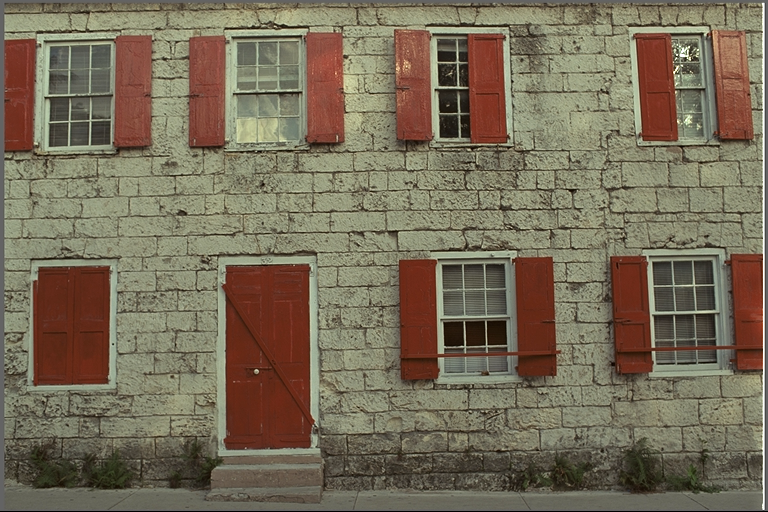
#> input picture data/dataset_fanny/kodim01.png, 768 x 512 px; its folder holds 4 pictures in this run
$ python build_mosaic.py
#> lines starting #> are read from the running program, lines starting #| are printed output that depends on the picture
"""Arma mosaicos de imagenes Kodak de distintos tamanos para las pruebas de rendimiento."""
import argparse
import glob
import os

from PIL import Image


def main():
    ap = argparse.ArgumentParser()
    ap.add_argument("--data", default="data/dataset_fanny")
    ap.add_argument("--outdir", default="data/scaled")
    ap.add_argument("--grids", nargs="+", default=["1x1", "2x2", "4x3", "6x4"], help="formato COLUMNASxFILAS")
    a = ap.parse_args()

    archivos = sorted(glob.glob(os.path.join(a.data, "*.png")))
    if not archivos:
        raise SystemExit(f"No hay imagenes PNG en {a.data}")

    tiles = []
    for f in archivos:
        im = Image.open(f).convert("RGB")
#> im is the input picture: PIL image 768x512 RGB; mean R, G, B 119.8, 108.7, 88.4
        if im.height > im.width:  # las verticales se giran para que todas midan igual
            im = im.transpose(Image.ROTATE_90)
        tiles.append(im)
    tw, th = tiles[0].size
#> tw = 768; th = 512
    tiles = [t if t.size == (tw, th) else t.resize((tw, th)) for t in tiles]

    os.makedirs(a.outdir, exist_ok=True)
    for g in a.grids:
        cols, filas = (int(x) for x in g.split("x"))
        if cols * filas > len(tiles):
            print(f"se omite {g}: faltan imagenes ({len(tiles)} disponibles)")
            continue
        lienzo = Image.new("RGB", (cols * tw, filas * th))
        for i in range(cols * filas):
            lienzo.paste(tiles[i], ((i % cols) * tw, (i // cols) * th))
        salida = os.path.join(a.outdir, f"kodak_mosaico_{g}.png")
        lienzo.save(salida)
        print(f"{salida}  ({lienzo.width}x{lienzo.height})")
#> this loop made 4 passes
#> pass 2, in main, `lienzo.save(salida)`:
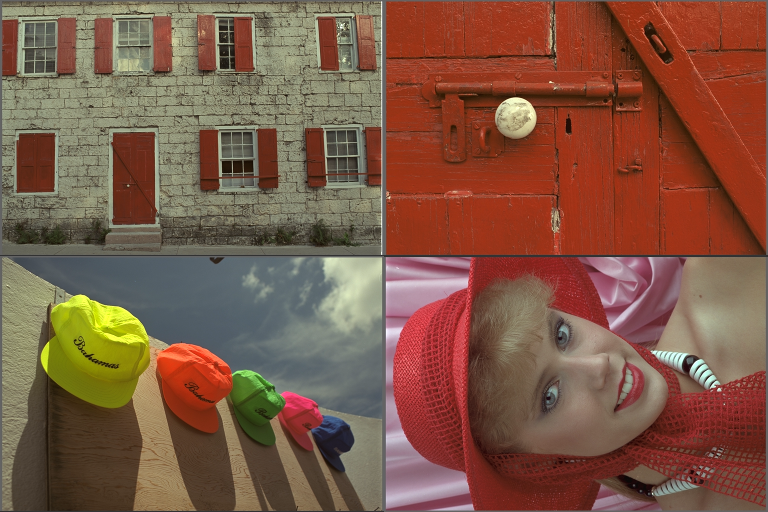
#> saved as kodak_mosaico_2x2.png: PIL image 1536x1024 RGB (shown at 1/2 size); mean R, G, B 126.5, 87.8, 68.5


if __name__ == "__main__":
    main()
